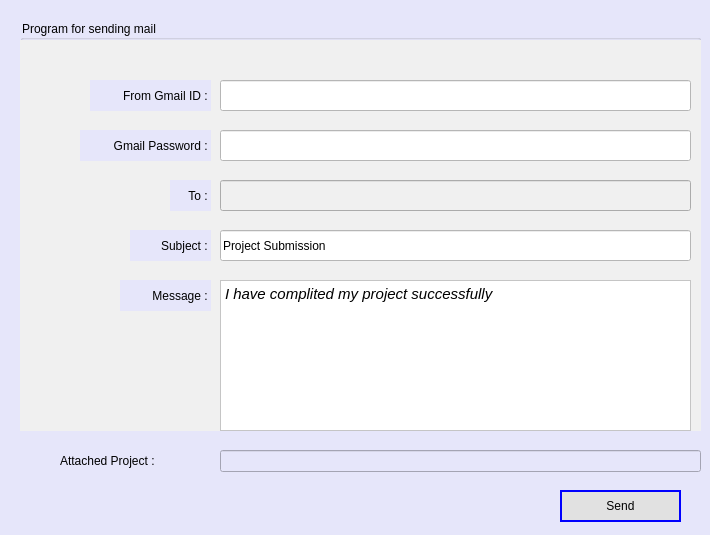
<?xml version="1.0" encoding="UTF-8"?>
<ui version="4.0">
 <class>MainWindow</class>
 <widget class="QMainWindow" name="MainWindow">
  <property name="geometry">
   <rect>
    <x>0</x>
    <y>0</y>
    <width>710</width>
    <height>535</height>
   </rect>
  </property>
  <property name="windowTitle">
   <string>Awekening Techno : Send Project</string>
  </property>
  <property name="styleSheet">
   <string notr="true">background-color: #E6E6FA;</string>
  </property>
  <widget class="QWidget" name="centralwidget">
   <widget class="QGroupBox" name="groupBox">
    <property name="geometry">
     <rect>
      <x>20</x>
      <y>20</y>
      <width>681</width>
      <height>411</height>
     </rect>
    </property>
    <property name="styleSheet">
     <string notr="true">font:  italic 11pt &quot;Arial&quot;;
</string>
    </property>
    <property name="title">
     <string>Program for sending mail</string>
    </property>
    <widget class="QWidget" name="widget" native="true">
     <property name="geometry">
      <rect>
       <x>0</x>
       <y>20</y>
       <width>700</width>
       <height>400</height>
      </rect>
     </property>
     <property name="styleSheet">
      <string notr="true">
background-color: #F0F0F0;</string>
     </property>
     <widget class="QLabel" name="label">
      <property name="geometry">
       <rect>
        <x>70</x>
        <y>40</y>
        <width>121</width>
        <height>31</height>
       </rect>
      </property>
      <property name="styleSheet">
       <string notr="true">background-color: #E6E6FA;</string>
      </property>
      <property name="text">
       <string>From Gmail ID : </string>
      </property>
      <property name="alignment">
       <set>Qt::AlignRight|Qt::AlignTrailing|Qt::AlignVCenter</set>
      </property>
     </widget>
     <widget class="QLineEdit" name="lineEdit">
      <property name="geometry">
       <rect>
        <x>200</x>
        <y>40</y>
        <width>471</width>
        <height>31</height>
       </rect>
      </property>
      <property name="styleSheet">
       <string notr="true">background-color: rgb(255, 255, 255);
font: italic 10pt &quot;Arial&quot;;</string>
      </property>
     </widget>
     <widget class="QLineEdit" name="lineEdit_2">
      <property name="geometry">
       <rect>
        <x>200</x>
        <y>90</y>
        <width>471</width>
        <height>31</height>
       </rect>
      </property>
      <property name="styleSheet">
       <string notr="true">background-color: rgb(255, 255, 255);
font: italic 10pt &quot;Arial&quot;;</string>
      </property>
     </widget>
     <widget class="QLabel" name="label_2">
      <property name="geometry">
       <rect>
        <x>60</x>
        <y>90</y>
        <width>131</width>
        <height>31</height>
       </rect>
      </property>
      <property name="styleSheet">
       <string notr="true">background-color: #E6E6FA;</string>
      </property>
      <property name="text">
       <string>Gmail Password : </string>
      </property>
      <property name="alignment">
       <set>Qt::AlignRight|Qt::AlignTrailing|Qt::AlignVCenter</set>
      </property>
     </widget>
     <widget class="QLineEdit" name="lineEdit_3">
      <property name="geometry">
       <rect>
        <x>200</x>
        <y>140</y>
        <width>471</width>
        <height>31</height>
       </rect>
      </property>
      <property name="styleSheet">
       <string notr="true">background-color: #F0F0F0;</string>
      </property>
      <property name="readOnly">
       <bool>true</bool>
      </property>
     </widget>
     <widget class="QLabel" name="label_3">
      <property name="geometry">
       <rect>
        <x>150</x>
        <y>140</y>
        <width>41</width>
        <height>31</height>
       </rect>
      </property>
      <property name="layoutDirection">
       <enum>Qt::LeftToRight</enum>
      </property>
      <property name="styleSheet">
       <string notr="true">background-color: #E6E6FA;</string>
      </property>
      <property name="text">
       <string>To : </string>
      </property>
      <property name="alignment">
       <set>Qt::AlignRight|Qt::AlignTrailing|Qt::AlignVCenter</set>
      </property>
     </widget>
     <widget class="QLineEdit" name="lineEdit_4">
      <property name="geometry">
       <rect>
        <x>200</x>
        <y>190</y>
        <width>471</width>
        <height>31</height>
       </rect>
      </property>
      <property name="styleSheet">
       <string notr="true">background-color: rgb(255, 255, 255);
font: italic 10pt &quot;Arial&quot;;</string>
      </property>
      <property name="text">
       <string>Project Submission</string>
      </property>
     </widget>
     <widget class="QLabel" name="label_4">
      <property name="geometry">
       <rect>
        <x>110</x>
        <y>190</y>
        <width>81</width>
        <height>31</height>
       </rect>
      </property>
      <property name="styleSheet">
       <string notr="true">background-color: #E6E6FA;</string>
      </property>
      <property name="text">
       <string>Subject : </string>
      </property>
      <property name="alignment">
       <set>Qt::AlignRight|Qt::AlignTrailing|Qt::AlignVCenter</set>
      </property>
     </widget>
     <widget class="QLabel" name="label_5">
      <property name="geometry">
       <rect>
        <x>100</x>
        <y>240</y>
        <width>91</width>
        <height>31</height>
       </rect>
      </property>
      <property name="styleSheet">
       <string notr="true">background-color: #E6E6FA;</string>
      </property>
      <property name="text">
       <string>Message : </string>
      </property>
      <property name="alignment">
       <set>Qt::AlignRight|Qt::AlignTrailing|Qt::AlignVCenter</set>
      </property>
     </widget>
     <widget class="QTextEdit" name="textEdit">
      <property name="geometry">
       <rect>
        <x>200</x>
        <y>240</y>
        <width>471</width>
        <height>151</height>
       </rect>
      </property>
      <property name="styleSheet">
       <string notr="true">background-color: rgb(255, 255, 255);
font: italic 10pt &quot;Arial&quot;;</string>
      </property>
      <property name="html">
       <string>&lt;!DOCTYPE HTML PUBLIC &quot;-//W3C//DTD HTML 4.0//EN&quot; &quot;http://www.w3.org/TR/REC-html40/strict.dtd&quot;&gt;
&lt;html&gt;&lt;head&gt;&lt;meta name=&quot;qrichtext&quot; content=&quot;1&quot; /&gt;&lt;style type=&quot;text/css&quot;&gt;
p, li { white-space: pre-wrap; }
&lt;/style&gt;&lt;/head&gt;&lt;body style=&quot; font-family:'Arial'; font-size:10pt; font-weight:400; font-style:italic;&quot;&gt;
&lt;p style=&quot; margin-top:0px; margin-bottom:0px; margin-left:0px; margin-right:0px; -qt-block-indent:0; text-indent:0px;&quot;&gt;&lt;span style=&quot; font-size:11pt;&quot;&gt;I have complited my project successfully&lt;/span&gt;&lt;/p&gt;&lt;/body&gt;&lt;/html&gt;</string>
      </property>
     </widget>
    </widget>
   </widget>
   <widget class="QLabel" name="label_6">
    <property name="geometry">
     <rect>
      <x>60</x>
      <y>450</y>
      <width>151</width>
      <height>21</height>
     </rect>
    </property>
    <property name="styleSheet">
     <string notr="true">font: 75 italic 11pt &quot;Arial&quot;;
</string>
    </property>
    <property name="text">
     <string>Attached Project :</string>
    </property>
   </widget>
   <widget class="QLineEdit" name="lineEdit_5">
    <property name="geometry">
     <rect>
      <x>220</x>
      <y>450</y>
      <width>481</width>
      <height>22</height>
     </rect>
    </property>
    <property name="styleSheet">
     <string notr="true">font:  9pt &quot;Arial&quot;;</string>
    </property>
   </widget>
   <widget class="QPushButton" name="pushButton">
    <property name="geometry">
     <rect>
      <x>560</x>
      <y>490</y>
      <width>121</width>
      <height>32</height>
     </rect>
    </property>
    <property name="styleSheet">
     <string notr="true">.QPushButton{
background-color: #E1E1E1;
border:2px solid blue;
font: 87 11pt &quot;Arial Black&quot;;

}
.QPushButton:hover {
background-color: #E6E6FA;
border:1px solid blue;
font: 87 11pt &quot;Arial Black&quot;;

}


</string>
    </property>
    <property name="text">
     <string>Send</string>
    </property>
   </widget>
  </widget>
 </widget>
 <resources/>
 <connections/>
</ui>
